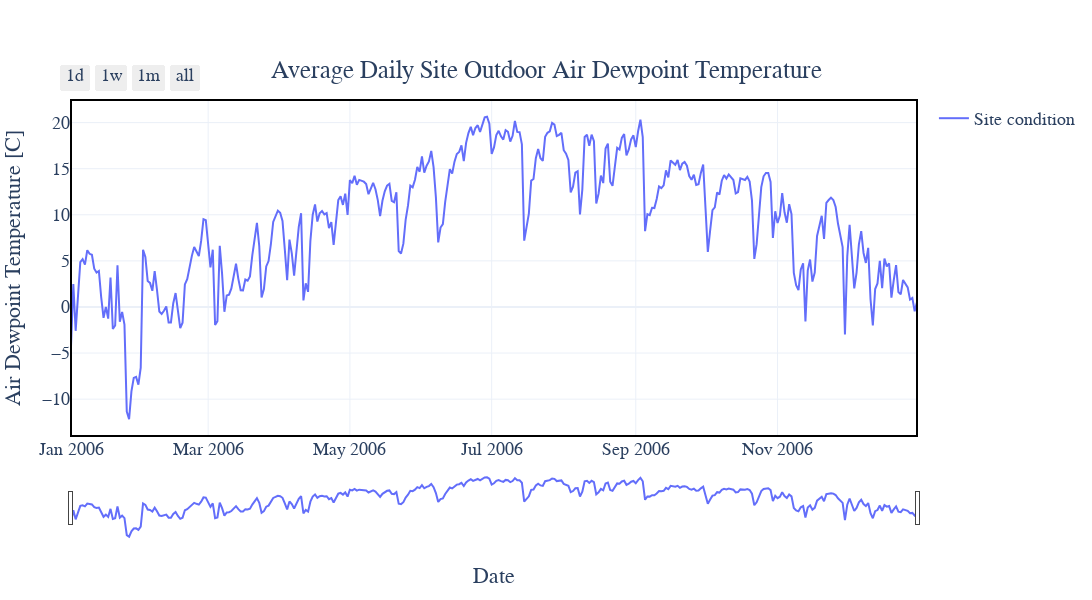

Write notebook code for a chart like this one.
### Markdown cell above
- Daily average site outdoor air dewpoint temperature:

### Code cell
fig = go.Figure()

fig.add_trace(go.Scatter(x=daily_avg_Site_Outdoor_Air_Dewpoint_Temperature.index, y=daily_avg_Site_Outdoor_Air_Dewpoint_Temperature['Site_Outdoor_Air_Dewpoint_Temperature'],
                         mode='lines', name='Site condition'))

fig.update_layout(
    title={
        'text': 'Average Daily Site Outdoor Air Dewpoint Temperature',
        'y': 0.90,  
        'x': 0.5,
        'xanchor': 'center',
        'yanchor': 'top',
    },
    xaxis_title='Date',
    yaxis_title='Air Dewpoint Temperature [C]',
    font=dict(
        family="Times New Roman",
        size=18,
    ),
    xaxis=dict(
        range=['2006-01-01', '2006-12-31'],  
        rangeselector=dict(
            buttons=list([
                dict(count=1, label="1d", step="day", stepmode="backward"),
                dict(count=7, label="1w", step="day", stepmode="backward"),
                dict(count=1, label="1m", step="month", stepmode="backward"),
                dict(step="all")
            ])
        ),
        rangeslider=dict(visible=True),
        type="date"
    ),
    yaxis=dict(fixedrange=False),
    hovermode="x unified",
    paper_bgcolor='white',  
    plot_bgcolor='white',   
    margin=dict(l=60, r=60, t=100, b=60),  
    showlegend=True,
    width=1100,  
    height=600  
)

fig.update_layout(
    shapes=[
        dict(
            type="rect",
            xref="paper", yref="paper",
            x0=0, y0=0, x1=1, y1=1,
            line=dict(color="black", width=2)
        )
    ]
)

fig.show()

### Figure 1 — Plotly figure (JSON) as saved in the notebook; plotly's stock layout.template omitted (floating-point values rounded to 4 significant figures; data arrays with more than 128 entries replaced by an {"elided": "..."} marker saying what was removed)
{"data": [{"mode": "lines", "name": "Site condition", "type": "scatter", "x": {"elided": "365 str values"}, "y": {"elided": "365 float values"}}], "layout": {"font": {"family": "Times New Roman", "size": 18}, "height": 600, "hovermode": "x unified", "margin": {"b": 60, "l": 60, "r": 60, "t": 100}, "paper_bgcolor": "white", "plot_bgcolor": "white", "shapes": [{"line": {"color": "black", "width": 2}, "type": "rect", "x0": 0, "x1": 1, "xref": "paper", "y0": 0, "y1": 1, "yref": "paper"}], "showlegend": true, "title": {"text": "Average Daily Site Outdoor Air Dewpoint Temperature", "x": 0.5, "xanchor": "center", "y": 0.9, "yanchor": "top"}, "width": 1100, "xaxis": {"range": ["2006-01-01", "2006-12-31"], "rangeselector": {"buttons": [{"count": 1, "label": "1d", "step": "day", "stepmode": "backward"}, {"count": 7, "label": "1w", "step": "day", "stepmode": "backward"}, {"count": 1, "label": "1m", "step": "month", "stepmode": "backward"}, {"step": "all"}]}, "rangeslider": {"visible": true}, "title": {"text": "Date"}, "type": "date"}, "yaxis": {"fixedrange": false, "title": {"text": "Air Dewpoint Temperature [C]"}}}}
